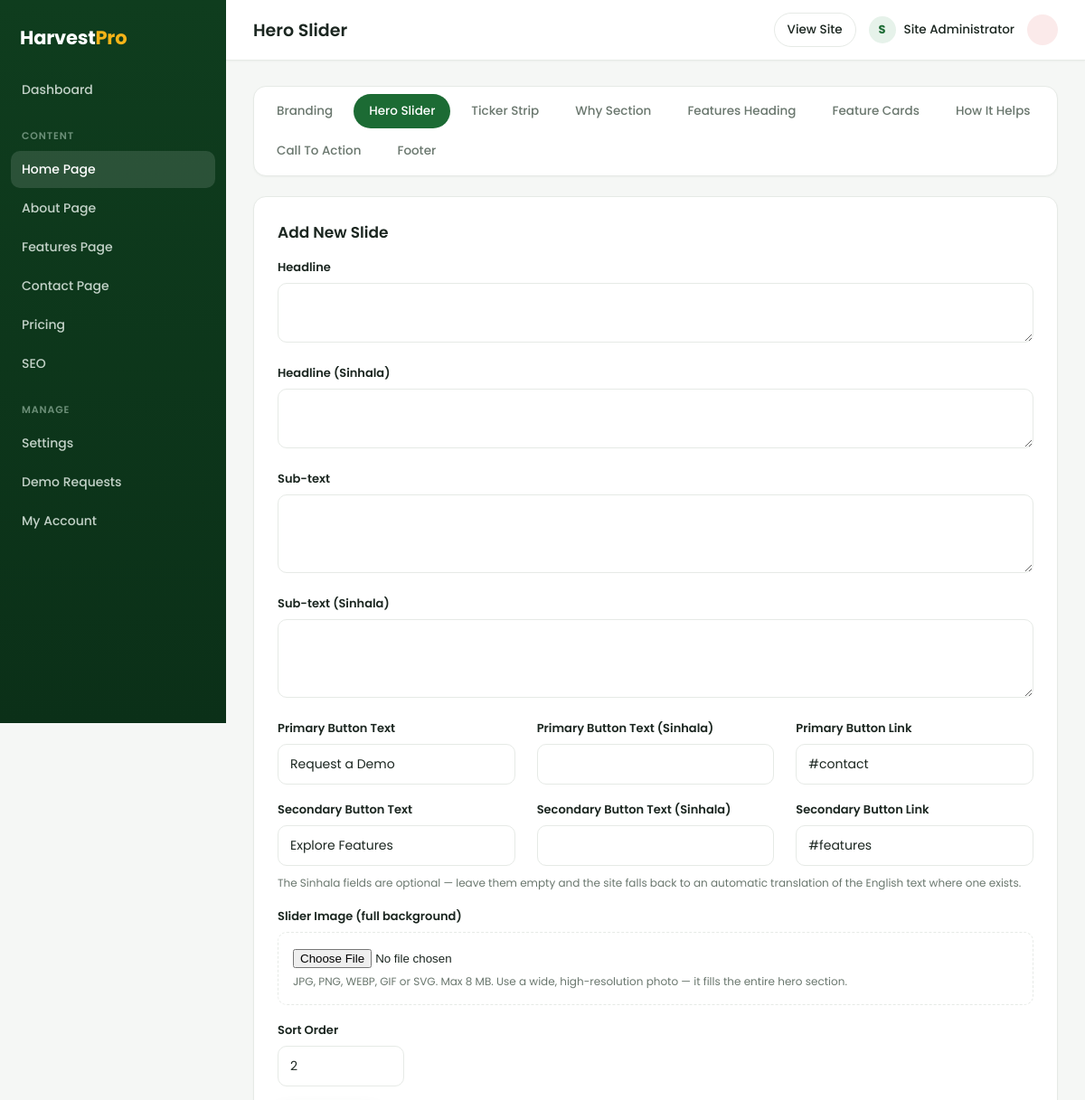
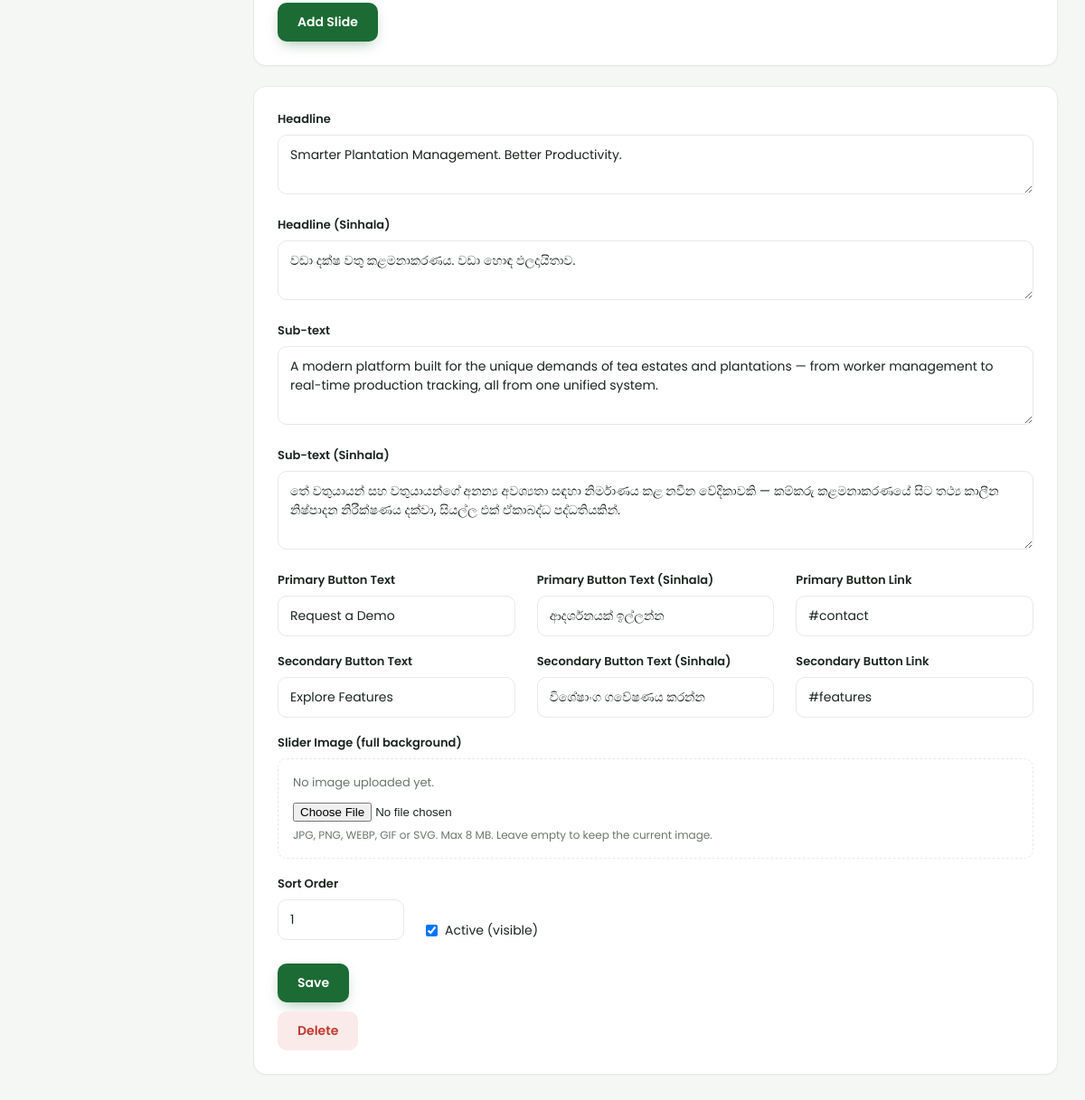
Page /admin/hero-slides.php (signed in) on the committed database (2 pictures, top to bottom).
### tables this page shows
CREATE TABLE IF NOT EXISTS `hero_slides` (
  `id` INT(11) NOT NULL AUTO_INCREMENT,
  `headline` VARCHAR(255) NOT NULL DEFAULT '',
  `subtext` TEXT DEFAULT NULL,
  `btn1_text` VARCHAR(100) DEFAULT NULL,
  `btn1_link` VARCHAR(255) DEFAULT NULL,
  `btn2_text` VARCHAR(100) DEFAULT NULL,
  `btn2_link` VARCHAR(255) DEFAULT NULL,
  `image` VARCHAR(255) DEFAULT NULL,
  `sort_order` INT(11) NOT NULL DEFAULT 0,
  `is_active` TINYINT(1) NOT NULL DEFAULT 1,
   
   
  `headline_si` VARCHAR(255) DEFAULT NULL,
  `subtext_si` TEXT DEFAULT NULL,
  `btn1_text_si` VARCHAR(100) DEFAULT NULL,
  `btn2_text_si` VARCHAR(100) DEFAULT NULL,
  PRIMARY KEY (`id`)
);

### includes/functions.php (called while the page is built, shortened)
<?php
function e(?string $value): string
{
    return htmlspecialchars((string)$value, ENT_QUOTES, 'UTF-8');
}
    ?>

### admin/auth.php (called while the page is built, shortened)
<?php
require_once dirname(__DIR__) . '/includes/functions.php';
function current_admin(): ?array
{
    global $pdo;
    $stmt = $pdo->prepare("SELECT * FROM admins WHERE id = ?");
    $stmt->execute([$_SESSION['admin_id']]);
    return $stmt->fetch() ?: null;
}

### admin/hero-slides.php (the view, shortened to what this page needs)
<?php
require_once __DIR__ . '/auth.php';
$slides = $pdo->query("SELECT * FROM hero_slides ORDER BY sort_order ASC, id ASC")->fetchAll();
$pageTitle = 'Hero Slider';
$page = 'hero_slides';
require __DIR__ . '/header.php';
require __DIR__ . '/homepage-tabs.php';
?>
<div class="a-card">
  <h2 class="a-card-title">Add New Slide</h2>
  <form method="post" enctype="multipart/form-data">
    <div class="a-field"><label>Headline</label><textarea name="headline" rows="2" required></textarea></div>
    <div class="a-field"><label>Headline (Sinhala)</label><textarea name="headline_si" rows="2"></textarea></div>
    <div class="a-field"><label>Sub-text</label><textarea name="subtext" rows="3"></textarea></div>
    <div class="a-field"><label>Sub-text (Sinhala)</label><textarea name="subtext_si" rows="3"></textarea></div>
    <div class="a-row">
      <div class="a-field" style="flex:1"><label>Primary Button Text</label><input type="text" name="btn1_text" value="Request a Demo"></div>
      <div class="a-field" style="flex:1"><label>Primary Button Text (Sinhala)</label><input type="text" name="btn1_text_si"></div>
      <div class="a-field" style="flex:1"><label>Primary Button Link</label><input type="text" name="btn1_link" value="#contact"></div>
    </div>
    <div class="a-row">
      <div class="a-field" style="flex:1"><label>Secondary Button Text</label><input type="text" name="btn2_text" value="Explore Features"></div>
      <div class="a-field" style="flex:1"><label>Secondary Button Text (Sinhala)</label><input type="text" name="btn2_text_si"></div>
      <div class="a-field" style="flex:1"><label>Secondary Button Link</label><input type="text" name="btn2_link" value="#features"></div>
    </div>
    <p class="a-help" style="margin-top:-8px;margin-bottom:18px;">The Sinhala fields are optional — leave them empty and the site falls back to an automatic translation of the English text where one exists.</p>
    <div class="a-field">
      <label>Slider Image (full background)</label>
      <div class="a-image-field">
        <input type="file" name="image" accept="image/*">
        <small class="a-help">JPG, PNG, WEBP, GIF or SVG. Max 8 MB. Use a wide, high-resolution photo — it fills the entire hero section.</small>
      </div>
    </div>
    <div class="a-field" style="max-width:140px"><label>Sort Order</label><input type="number" name="sort_order" value="<?= count($slides)+1 ?>"></div>
    <button class="a-btn a-btn-primary"><?= admin_icon('plus', 16) ?> Add Slide</button>
  </form>
</div>
<?php foreach ($slides as $s): ?>
  <div class="a-card">
    <form method="post" enctype="multipart/form-data">
      <div class="a-field"><label>Headline</label><textarea name="headline" rows="2" required><?= e($s['headline']) ?></textarea></div>
      <div class="a-field"><label>Headline (Sinhala)</label><textarea name="headline_si" rows="2"><?= e($s['headline_si'] ?? '') ?></textarea></div>
      <div class="a-field"><label>Sub-text</label><textarea name="subtext" rows="3"><?= e($s['subtext']) ?></textarea></div>
      <div class="a-field"><label>Sub-text (Sinhala)</label><textarea name="subtext_si" rows="3"><?= e($s['subtext_si'] ?? '') ?></textarea></div>
      <div class="a-row">
        <div class="a-field" style="flex:1"><label>Primary Button Text</label><input type="text" name="btn1_text" value="<?= e($s['btn1_text']) ?>"></div>
        <div class="a-field" style="flex:1"><label>Primary Button Text (Sinhala)</label><input type="text" name="btn1_text_si" value="<?= e($s['btn1_text_si'] ?? '') ?>"></div>
        <div class="a-field" style="flex:1"><label>Primary Button Link</label><input type="text" name="btn1_link" value="<?= e($s['btn1_link']) ?>"></div>
      </div>
      <div class="a-row">
        <div class="a-field" style="flex:1"><label>Secondary Button Text</label><input type="text" name="btn2_text" value="<?= e($s['btn2_text']) ?>"></div>
        <div class="a-field" style="flex:1"><label>Secondary Button Text (Sinhala)</label><input type="text" name="btn2_text_si" value="<?= e($s['btn2_text_si'] ?? '') ?>"></div>
        <div class="a-field" style="flex:1"><label>Secondary Button Link</label><input type="text" name="btn2_link" value="<?= e($s['btn2_link']) ?>"></div>
      </div>
      <div class="a-field">
        <label>Slider Image (full background)</label>
        <div class="a-image-field">
          <?php if ($s['image']): ?>
            <div class="a-thumb">
              <img src="<?= e(resolve_image_url($s['image'])) ?>" alt="">
              <label class="a-remove"><input type="checkbox" name="remove_image_<?= (int)$s['id'] ?>" value="1"> Remove</label>
            </div>
          <?php else: ?>
            <span class="a-noimg">No image uploaded yet.</span>
          <?php endif; ?>
          <input type="file" name="image_<?= (int)$s['id'] ?>" accept="image/*">
          <small class="a-help">JPG, PNG, WEBP, GIF or SVG. Max 8 MB. Leave empty to keep the current image.</small>
        </div>
      </div>
      <div class="a-row">
        <div class="a-field" style="max-width:140px"><label>Sort Order</label><input type="number" name="sort_order" value="<?= (int)$s['sort_order'] ?>"></div>
        <label class="a-check"><input type="checkbox" name="is_active" <?= $s['is_active']?'checked':'' ?>> Active (visible)</label>
      </div>
      <div class="a-actions">
        <button class="a-btn a-btn-primary" type="submit">Save</button>
      </div>
    </form>
    <form method="post" onsubmit="return confirm('Delete this slide?');" style="margin-top:10px">
      <button class="a-btn a-btn-danger" type="submit"><?= admin_icon('trash', 16) ?> Delete</button>
    </form>
  </div>
<?php endforeach; ?>
<?php require __DIR__ . '/footer.php'; ?>

### admin/header.php (shortened to what this page needs)
<?php
require_once __DIR__ . '/auth.php';
$admin = current_admin();
$page  = $page ?? '';
?>
<!DOCTYPE html>
<html lang="en">
<head>
<link rel="stylesheet" href="assets/admin.css">
</head>
<body>
<div class="a-layout">
  <aside class="a-sidebar" id="aSidebar">
    <div class="a-logo">Harvest<span>Pro</span></div>
    <nav class="a-nav">
      <a href="index.php" class="<?= $page==='dashboard'?'active':'' ?>"><?= admin_icon('dashboard') ?> Dashboard</a>
      <p class="a-nav-label">Content</p>
      <a href="section.php?g=branding" class="<?= in_array($page, HOMEPAGE_TABS, true)?'active':'' ?>"><?= admin_icon('home') ?> Home Page</a>
      <a href="section.php?g=about_banner" class="<?= in_array($page, ABOUT_TABS, true)?'active':'' ?>"><?= admin_icon('info') ?> About Page</a>
      <a href="section.php?g=features_banner" class="<?= in_array($page, FEATURES_PAGE_TABS, true)?'active':'' ?>"><?= admin_icon('layers') ?> Features Page</a>
      <a href="section.php?g=contact_banner" class="<?= in_array($page, CONTACT_TABS, true)?'active':'' ?>"><?= admin_icon('pin') ?> Contact Page</a>
      <a href="price.php" class="<?= $page==='price'?'active':'' ?>"><?= admin_icon('tag') ?> Pricing</a>
      <a href="seo.php" class="<?= $page==='seo'?'active':'' ?>"><?= admin_icon('search') ?> SEO</a>
      <p class="a-nav-label">Manage</p>
      <a href="settings.php" class="<?= $page==='settings'?'active':'' ?>"><?= admin_icon('settings') ?> Settings</a>
      <a href="requests.php" class="<?= $page==='requests'?'active':'' ?>"><?= admin_icon('inbox') ?> Demo Requests</a>
      <a href="account.php" class="<?= $page==='account'?'active':'' ?>"><?= admin_icon('user') ?> My Account</a>
    </nav>
  </aside>
  <div class="a-main">
    <header class="a-topbar">
      <h1><?= e($pageTitle ?? 'Dashboard') ?></h1>
      <div class="a-top-right">
        <a href="../" target="_blank" class="a-view-site"><?= admin_icon('external', 16) ?> View Site</a>
        <span class="a-user-chip">
          <span class="a-user-avatar"><?= e(strtoupper(substr($admin['full_name'] ?: $admin['username'], 0, 1))) ?></span>
          <span class="a-user"><?= e($admin['full_name'] ?: $admin['username']) ?></span>
        </span>
        <a href="logout.php" class="a-logout"><?= admin_icon('logout', 16) ?></a>
      </div>
    </header>
    <main class="a-content">

### admin/homepage-tabs.php
<?php
$homepageTabs = [
    ['key' => 'branding',      'label' => 'Branding',         'href' => 'section.php?g=branding'],
    ['key' => 'hero_slides',   'label' => 'Hero Slider',      'href' => 'hero-slides.php'],
    ['key' => 'ticker',        'label' => 'Ticker Strip',     'href' => 'section.php?g=ticker'],
    ['key' => 'why',           'label' => 'Why Section',      'href' => 'section.php?g=why'],
    ['key' => 'features_head', 'label' => 'Features Heading', 'href' => 'section.php?g=features'],
    ['key' => 'features',      'label' => 'Feature Cards',    'href' => 'features.php'],
    ['key' => 'how',           'label' => 'How It Helps',     'href' => 'section.php?g=how'],
    ['key' => 'cta',           'label' => 'Call To Action',   'href' => 'section.php?g=cta'],
    ['key' => 'footer',        'label' => 'Footer',           'href' => 'section.php?g=footer'],
];
?>
<nav class="a-hometabs">
  <?php foreach ($homepageTabs as $t): ?>
    <a href="<?= e($t['href']) ?>" class="<?= $page === $t['key'] ? 'active' : '' ?>"><?= e($t['label']) ?></a>
  <?php endforeach; ?>
</nav>

### admin/footer.php (shortened to what this page needs)
    </main>
  </div>
</div>
</body>
</html>

### rows in the picture
hero_slides: headline "Smarter Plantation Management. Better Productivity.", headline_si "වඩා දක්ෂ වතු කළමනාකරණය. වඩා හොඳ ඵලදායිතාව.", subtext "A modern platform built for the unique demands of tea estates and plantations — from worker management to real-time production tracking, all from one unified system.", subtext_si "තේ වතුයායන් සහ වතුයායන්ගේ අනන්‍ය අවශ්‍යතා සඳහා නිර්මාණය කළ නවීන වේදිකාවකි — කම්කරු කළමනාකරණයේ සිට තථ්‍ය කාලීන නිෂ්පාදන නිරීක්ෂණය දක්වා, සියල්ල එක් ඒකාබද්ධ පද්ධතියකින්.", btn1_text "Request a Demo", btn1_text_si "ආදර්ශනයක් ඉල්ලන්න", btn1_link "#contact", btn2_text "Explore Features", btn2_text_si "විශේෂාංග ගවේෂණය කරන්න", btn2_link "#features", image "No image uploaded yet.", sort_order "1", is_active "☑"

### other values in the picture
$pageTitle "Hero Slider"
substr($admin['full_name'] ?: $admin['username'], 0, 1) "S"
$admin['full_name'] ?: $admin['username'] "Site Administrator"
$t['label'] "Branding"
$t['label'] "Hero Slider"
$t['label'] "Ticker Strip"
$t['label'] "Why Section"
$t['label'] "Features Heading"
$t['label'] "Feature Cards"
$t['label'] "How It Helps"
$t['label'] "Call To Action"
$t['label'] "Footer"
